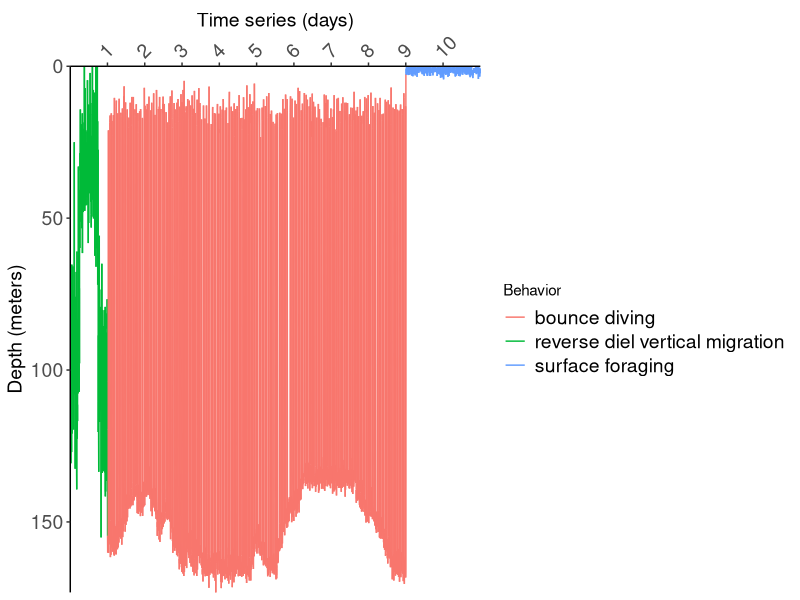
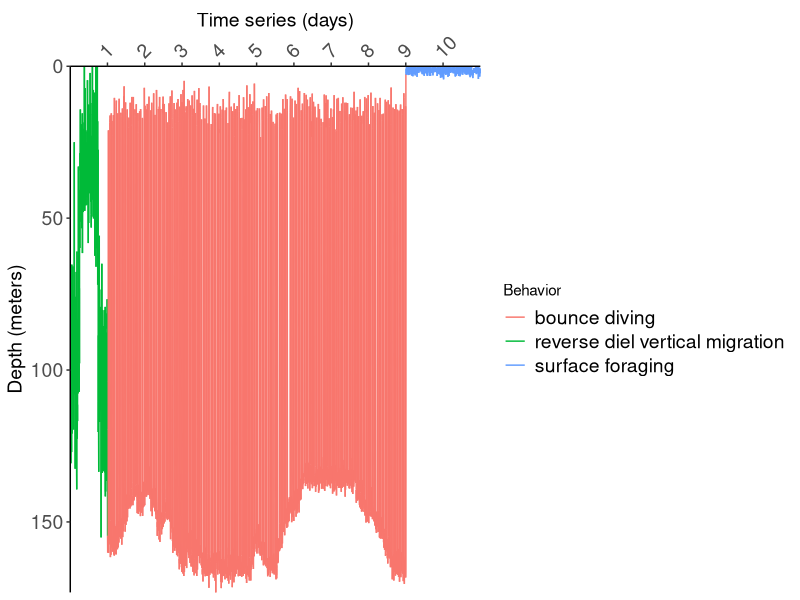

Recreate these plots in R, in order.
##### Simulate data #####

simulate_behavior <- function(
    behavior_type = 0,
    duration = 0,
    start_time = 0,
    shallow_depth = 0,
    shallow_depth_sd = 0,
    bottom_depth = 0,
    bottom_depth_sd = 0,
    dive_duration_mean = 0,
    dive_duration_sd = 0,
    surface_interval_mean = 0,
    surface_interval_sd = 0,
    combine_with_bounce = "none"
) {
  # Create a sequence of times
  time <- seq(from = start_time, to = start_time + duration - 1, by = 1)

  depth <- numeric(length(time))

  # Initial depth
  current_depth <- bottom_depth

  if (behavior_type == "diel vertical migration") {
    i <- 1
    while (i <= length(time)) {
      hour_of_day <- (time[i] %% 1440) %/% 60
      if (hour_of_day < 6 || hour_of_day >= 18) { # Nighttime
        if (combine_with_bounce == "night" || combine_with_bounce == "both") {
          # Simulate occasional bounce dives at night
          if (runif(1) < 0.02) { # Random chance to start a deeper bounce dive
            dive_time <- max(round(rnorm(1, mean = dive_duration_mean / 1.5, sd = dive_duration_sd / 2)), 1)
            for (j in i:(i + dive_time - 1)) {
              if (j <= length(time)) {
                depth[j] <- rnorm(1, mean = bottom_depth, sd = bottom_depth_sd / 2)
              }
            }
            i <- i + dive_time + max(round(rnorm(1, mean = surface_interval_mean, sd = surface_interval_sd)), 1)
          } else {
            depth[i] <- rnorm(1, mean = shallow_depth, sd = shallow_depth_sd / 2)
            i <- i + 1
          }
        } else {
          depth[i] <- rnorm(1, mean = shallow_depth, sd = shallow_depth_sd)
          i <- i + 1
        }
      } else { # Daytime

        depth[i] <- rnorm(1, mean = bottom_depth, sd = bottom_depth_sd)

        if (combine_with_bounce == "day" || combine_with_bounce == "both") {
          # Simulate longer bounce dives and less frequent surface intervals during the day
          dive_time <- max(round(rnorm(1, mean = dive_duration_mean * 2, sd = dive_duration_sd)), 1)
          surface_time <- max(round(rnorm(1, mean = surface_interval_mean * 2, sd = surface_interval_sd)), 1)
          for (j in i:(i + dive_time - 1)) {
            if (j <= length(time)) {
              depth[j] <- rnorm(1, mean = bottom_depth, sd = bottom_depth_sd)
            }
          }
          i <- i + dive_time + surface_time
        } else {
          i <- i + 1
        }
      }
    }
  } else if (behavior_type == "reverse diel vertical migration") {
    for (i in 1:length(time)) {
      hour_of_day <- (time[i] %% 1440) %/% 60
      if (hour_of_day < 6 || hour_of_day >= 18) {
        # Night-time: deeper depths
        depth[i] <- rnorm(1, mean = bottom_depth, sd = bottom_depth_sd)
      } else {
        # Daytime: shallower depths
        depth[i] <- rnorm(1, mean = shallow_depth, sd = shallow_depth_sd)
      }
    }
  } else if (behavior_type == "bounce diving") {
    # Simulate a series of dives and surface intervals
    i <- 1
    while (i <= length(time)) {
      dive_time <- max(round(rnorm(1, mean = dive_duration_mean, sd = dive_duration_sd)), 1)
      surface_time <- max(round(rnorm(1, mean = surface_interval_mean, sd = surface_interval_sd)), 1)

      if (i + dive_time - 1 > length(time)) {
        dive_time <- length(time) - i + 1
      }

      # Simulate the diving depths
      for (j in i:(i + dive_time - 1)) {
        if (j <= length(time)) {
          depth[j] <- rnorm(1, mean = bottom_depth, sd = bottom_depth_sd)
        }
      }

      # Simulate the surface depths
      for (j in (i + dive_time):(i + dive_time + surface_time - 1)) {
        if (j <= length(time)) {
          depth[j] <- rnorm(1, mean = shallow_depth, sd = shallow_depth_sd)  # Simulating variable surface depth
        }
      }

      i <- i + dive_time + surface_time

      if (i > length(time)) {
        break
      }
    }
  } else if (behavior_type == "surface foraging") {
    # Stay near the surface with occasional shallow dives
    depth <- rnorm(duration, mean = shallow_depth, sd = shallow_depth_sd)
  }

  # Ensure depth is never less than 0
  depth <- pmax(depth, 0)

  return(data.frame(time = time, depth = depth))
}


# Helper function to convert minutes to hours since start
convert_to_hours <- function(minutes) {
  return(minutes / 60)
}

# Helper function for the probability of changing behaviour. 25% to change behaviour at the end of each day.
get_behavior_change_probability <- function(behavior) {
  switch(behavior,
         "diel vertical migration" = 0.25,
         "reverse diel vertical migration" = 0.25,
         "surface foraging" = 0.25,
         "bounce diving" = 0.25
  )
}

# Helper function to calculate which behaviour is next
get_next_behavior <- function(current_behavior) {
  # List of possible behaviours
  behaviors <- c("diel vertical migration", "reverse diel vertical migration", "surface foraging", "bounce diving")

  # Return one of the behaviours randomly, excluding the current behaviour from the list
  return(sample(behaviors[behaviors != current_behavior], 1))
}

# Simulate a sequence with a 1 hour random walk
simulate_behavior_sequence <- function(total_days) {
  # Initialise
  current_behavior <- sample(c("diel vertical migration", "reverse diel vertical migration", "bounce diving", "surface foraging"), 1)
  DVM_bottom_depth <- runif(1, 185, 250)
  RDVM_bottom_depth <- runif(1, 60, 135)
  bounce_bottom_depth <- runif(1, 135, 165)
  depth_change_direction <- sample(c("increase", "decrease"), 1)
  consecutive_days <- 0 # Counter for consecutive days with the same behavior

  # Initialize data frame
  all_data <- data.frame()

  for (day in 1:total_days) {
    for (hour_block in 0:23) {
      # Calculate start time for the one-hour block
      start_time <- (day - 1) * 24 * 60 + hour_block * 60

      # Adjust bottom depth based on random walk, every hour to a maximum 2.5%
      if (depth_change_direction == "increase") {
        DVM_bottom_depth <- min(DVM_bottom_depth * (1 + runif(1, 0, 0.025)), 250)
        RDVM_bottom_depth <- min(RDVM_bottom_depth * (1 + runif(1, 0, 0.025)), 135)
        bounce_bottom_depth <- min(bounce_bottom_depth * (1 + runif(1, 0, 0.025)), 165)
      } else {
        DVM_bottom_depth <- max(DVM_bottom_depth * (1 - runif(1, 0, 0.025)), 185)
        RDVM_bottom_depth <- max(RDVM_bottom_depth * (1 - runif(1, 0, 0.025)), 60)
        bounce_bottom_depth <- max(bounce_bottom_depth * (1 - runif(1, 0, 0.025)), 135)
      }

      # Create data for each one-hour block
      block_duration <- min(60, (day * 24 * 60) - start_time) # Ensure not to exceed total duration

      if (current_behavior == "diel vertical migration") {
        block_data <- simulate_behavior(
          behavior_type = "diel vertical migration",
          duration = block_duration,
          start_time = start_time,
          shallow_depth = 12.2,
          shallow_depth_sd = 4.2,
          bottom_depth = DVM_bottom_depth,
          bottom_depth_sd = 5.2,
          dive_duration_mean = 40,
          dive_duration_sd = 10,
          surface_interval_mean = 10,
          surface_interval_sd = 10
        )
      } else if (current_behavior == "reverse diel vertical migration") {
        block_data <- simulate_behavior(
          behavior_type = "reverse diel vertical migration",
          duration = block_duration,
          start_time = start_time,
          shallow_depth = 30,
          shallow_depth_sd = 15,
          bottom_depth = RDVM_bottom_depth,
          bottom_depth_sd = 20
        )
      } else if (current_behavior == "bounce diving") {
        block_data <- simulate_behavior(
          behavior_type = "bounce diving",
          duration = block_duration,
          start_time = start_time,
          bottom_depth = bounce_bottom_depth,
          bottom_depth_sd = 2.5,
          shallow_depth = 15,
          shallow_depth_sd = 3.5,
          dive_duration_mean = 35,
          dive_duration_sd = 8,
          surface_interval_mean = 10,
          surface_interval_sd = 3
        )
      } else if (current_behavior == "surface foraging") {
        block_data <- simulate_behavior(
          behavior_type = "surface foraging",
          duration = block_duration,
          start_time = start_time,
          shallow_depth = 1.3,
          shallow_depth_sd = 1.0
        )
      }

      # Convert the time to hours and add behavior column
      block_data$time_hours <- convert_to_hours(block_data$time)
      block_data$behavior <- current_behavior

      # Collate all data
      all_data <- rbind(all_data, block_data)

      # Randomly change direction of depth, every hour
      if (runif(1) < 0.25) {  # 25% chance to change direction each hour
        depth_change_direction <- sample(c("increase", "decrease"), 1)
      }
    }

    # Check if it's time to change behaviour
    if (consecutive_days < 0) {
      consecutive_days <- consecutive_days + 1
    } else {
      if (runif(1) < get_behavior_change_probability(current_behavior)) {
        current_behavior <- get_next_behavior(current_behavior)
        consecutive_days <- 0 # Reset counter
        depth_change_direction <- sample(c("increase", "decrease"), 1)
      }
    }
  }

  # Add a constant group for plotting
  all_data$group <- "group"

  return(all_data)
}

Days <- 11
behavior_sequence_data <- simulate_behavior_sequence(Days)
behavior_sequence_data$days <- behavior_sequence_data$time_hours / 24

# Convert time into POSIXct format
behavior_sequence_data$date <- as.POSIXct("2000-01-01", tz = "UTC", format = "%Y-%m-%d") + as.difftime(behavior_sequence_data$time, units = "mins")

# Create date_only
behavior_sequence_data$date_only <- as.Date(behavior_sequence_data$date)

# Load necessary library
library(dplyr)

# Calculate vertical velocity
behavior_sequence_data <- behavior_sequence_data %>%
  mutate(
    VV_ms = c(0, diff(depth) / diff(time*60))  # Calculate vertical velocity as depth change over time change (converted to seconds)
  )

##### Modifying depth to limit VV_ms to an absolute value of 2.75 #####
# Function to adjust depths
adjust_depths <- function(data, max_vv) {
  # Calculate depth differences
  data <- data %>%
    mutate(diff_depth = depth - lag(depth, default = first(depth)),
           VV_ms = diff_depth / 60)  # Where time interval is 1 minute

  # Identify rows where abs(VV_ms) exceeds the limit
  exceed_indices <- which(abs(data$VV_ms) > max_vv)

  # Function to adjust depth values
  adjust_surrounding_depths <- function(index, data, max_vv) {
    # Define range of rows to adjust
    start <- max(1, index - 1)
    end <- min(nrow(data), index + 1)

    # Adjust the depths
    for (i in start:end) {
      if (i > 1) {
        max_diff <- max_vv * 60
        new_diff <- sign(data$VV_ms[i]) * min(abs(data$VV_ms[i]), max_vv) * 60
        data$depth[i] <- data$depth[i - 1] + new_diff
      }
    }
    return(data)
  }

  # Apply adjustments
  for (index in exceed_indices) {
    data <- adjust_surrounding_depths(index, data, max_vv)
  }

  # Recalculate VV_ms after adjustments
  data <- data %>%
    mutate(diff_depth = depth - lag(depth, default = first(depth)),
           VV_ms = diff_depth / 60)

  return(data)
}

# Set the maximum vertical velocity
max_vv <- 2.75  # in m/s

# Adjust the depths in the dataset
behavior_sequence_data <- adjust_depths(behavior_sequence_data, max_vv)


# Format the depth and date to the desired format
behavior_sequence_data$depth <- round(behavior_sequence_data$depth, 1)
behavior_sequence_data$time <- format(behavior_sequence_data$date, format = "%H:%M:%S %d-%b-%Y")

# Clean up
rm(adjust_depths, max_vv)
#

# CHECK SAVE FOLDER
folder <- ("E:/Ch 3 data/data")
if (!dir.exists(folder)) {
  dir.create(folder, recursive = TRUE)
}

# Save the sequence data as rds
saveRDS(behavior_sequence_data, file = file.path(folder, "behavior_sequence_data.rds"))

rm(simulate_behavior, convert_to_hours, get_behavior_change_probability, get_next_behavior, simulate_behavior_sequence, Days)

#
##### Plotting the behaviour sequence data #####
library(ggplot2)

# Calculate sampling interval
sampling_interval <- behavior_sequence_data$time_hours[2] * 60 - behavior_sequence_data$time_hours[1]  * 60

if (sampling_interval < 5) {
  # Filter to every nth record
  every_nth <- seq(5, nrow(behavior_sequence_data), by = 5)
  quick_plot_data <- behavior_sequence_data[every_nth, ]
} else {
  quick_plot_data <- behavior_sequence_data
}

plot <- ggplot(data = quick_plot_data, aes(x = days, y = depth, group = group, color = behavior)) +
  geom_line() +
  scale_x_continuous(
    name = "Time series (days)",
    breaks = seq(0, max(quick_plot_data$days), by = 1),
    expand = c(0, 0, 0, 0), position = "top"
    ) +
  scale_y_reverse(limits = c(max(quick_plot_data$depth), 0), expand = c(0, 0, 0, 0)) +
  labs(
    #title = paste0("Simulated Diving Behaviours Over ", Days, " Days"),
    y = "Depth (meters)",
    color = "Behavior"
  ) +
  theme_classic() +
  theme(
    axis.text.x = element_text(angle = 45, hjust = 0),
    axis.text = element_text(size = 14),
    axis.title = element_text(size = 14),
    legend.text = element_text(size = 14)
  )
plot

# Use ggsave to save the plot
ggsave(file.path(folder, "SIM_days_behaviours.png"), plot = plot, width = 10, height = 3)

# Count the number of unique days for each behaviour
days_per_behavior <- aggregate(date_only ~ behavior, data = behavior_sequence_data, FUN = function(x) length(unique(x)))

# Rename columns for clarity
colnames(days_per_behavior) <- c("Behavior", "Number_of_Days")
print(days_per_behavior)

# Save the cluster output as an excel sheet
openxlsx::write.xlsx(days_per_behavior, file = file.path(folder, "SIM_clusters.xlsx"), rowNames = FALSE)

rm(sampling_interval, every_nth, quick_plot_data, plot, days_per_behavior)

# Create archive_days from simulation data
archive_days <- behavior_sequence_data

# Reduce to columns used in wavelet analysis 'date', 'depth', and 'date_only'
archive_days <- archive_days[,c("date", "depth")]
attr(archive_days, "time_zone") <- "UTC"

saveRDS(archive_days, file = file.path(folder, "archive_days.rds"))

archive <- behavior_sequence_data[,c("time", "depth")]
write.csv(archive, file = file.path(folder, "data-Archive.csv"), row.names = FALSE, quote = FALSE)

rm(folder, behavior_sequence_data, archive)
#
##### In case of need to re-load the behaviour sequence #####
# behavior_sequence_data <- readRDS(file = "E:/Ch 3 data/test180/behavior_sequence_data.rds")
# archive_days <- readRDS(paste0("E:/Ch 3 data/test3???/archive_days.rds"))

# END
